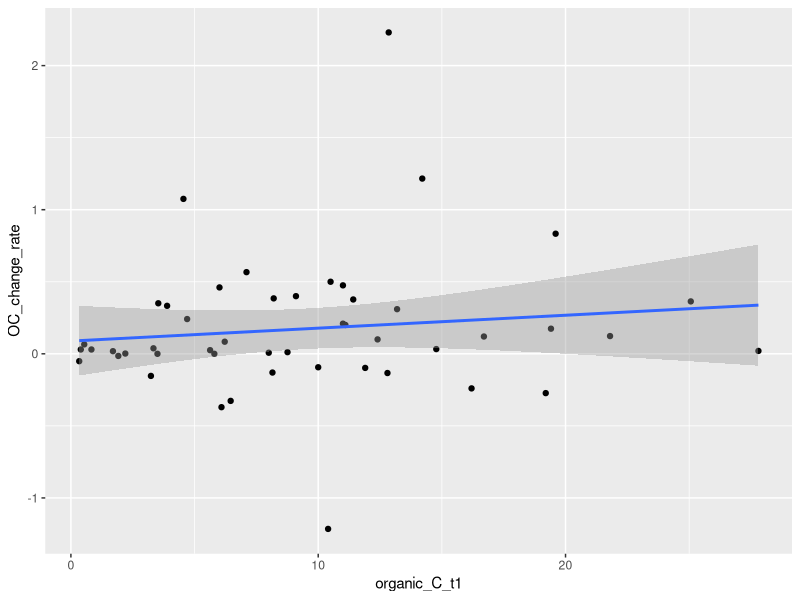
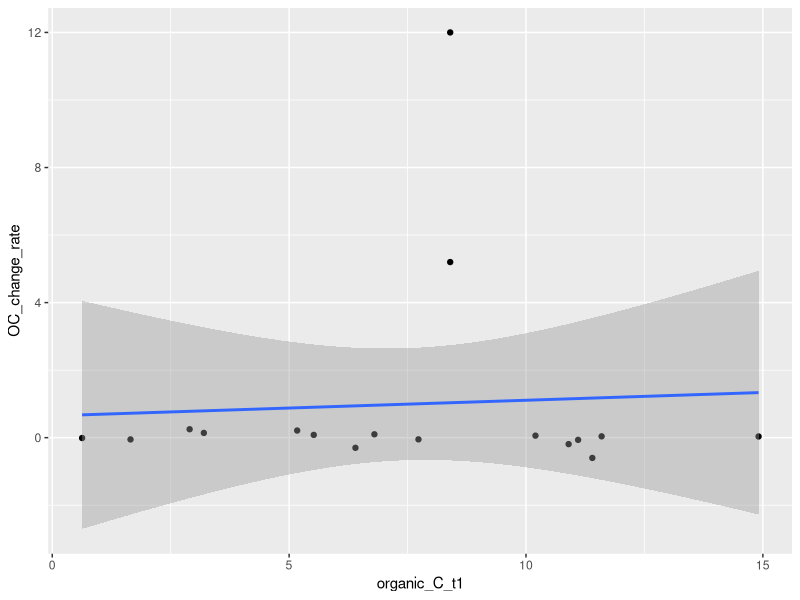
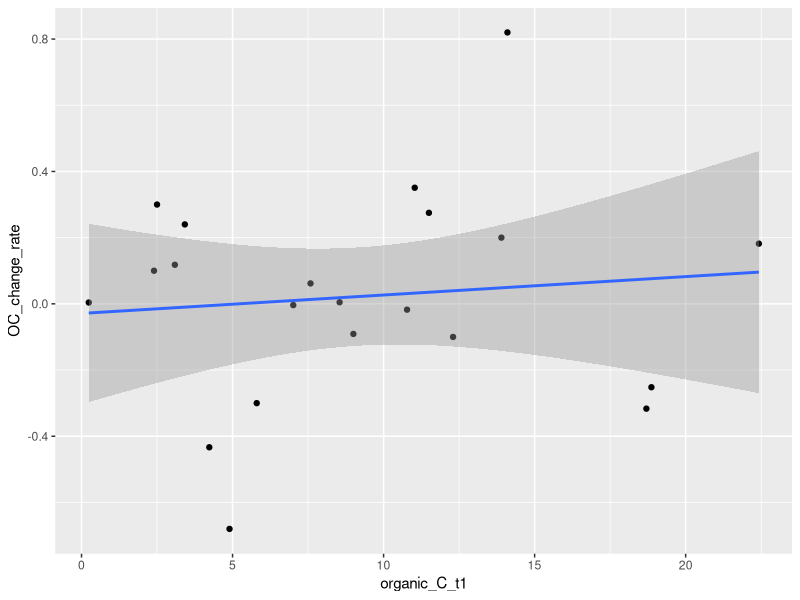
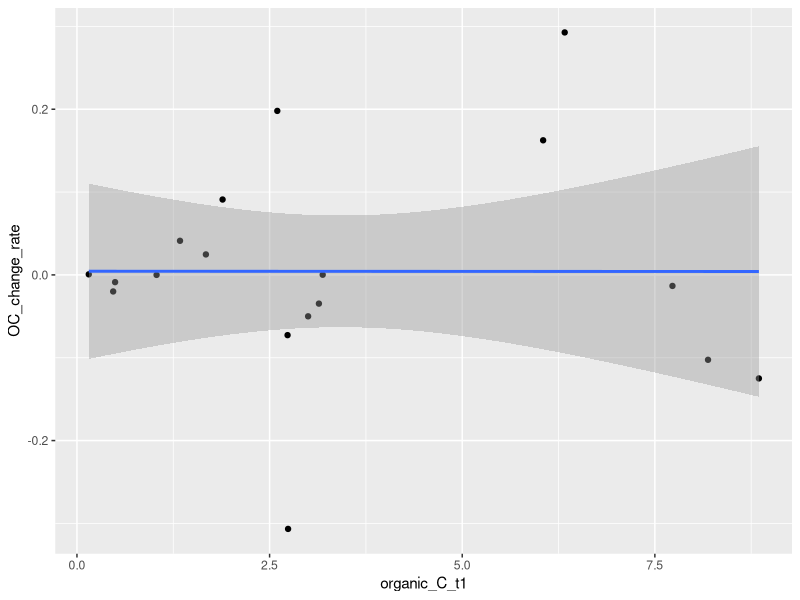

These charts were generated, in order, by the following R code:
## ---- chunk 1
# Load libraries
suppressWarnings(suppressMessages({
library(tidyverse)
library(ggpubr)
}))
## ---- chunk 2
# Load dataset
suppressWarnings(suppressMessages({
    datacsv <- read_csv("datasets/irrt1vt2_estBD_mar27.csv")
    dataset <- data.frame(datacsv)
}))
## ---- chunk 3
# Remove huge outlier
temp_dataset <- split(dataset, dataset$ref_num=="24")
dataset <- temp_dataset$'FALSE'
## ---- chunk 4
# Factor whole dataset
dataset[sapply(dataset, is.character)] <- lapply(dataset[sapply(dataset, is.character)], as.factor)

# Store rows without N+ and N- pairings in a temporary variable
tempData1a <- split(dataset, dataset$N_pair=="no")
dataseta <- tempData1a$'TRUE'

# For rows that do have a N+ and N- paring, store only the N- rows in a temporary variable
tempData1b <- split(dataset, dataset$N_pair_state=="N+")
datasetb <- tempData1b$'FALSE'

# Combine the two temporary variables into a unified dataset without the N+ treatments where such pairings exist in the dataset
dataset <- rbind(dataseta, datasetb)

# Separate out the 0 - 10 cm depth incrememt
tempData2 <- split(dataset, dataset$depth_cat_2=="0-10cm")
depth_10 <- tempData2$'TRUE'

# Separate out the 10 - 20 cm depth incrememt
tempData2 <- split(dataset, dataset$depth_cat_2=="10-20cm")
depth_20 <- tempData2$'TRUE'

# Separate out the 20 - 30 cm depth incrememt
tempData2 <- split(dataset, dataset$depth_cat_2=="20-30cm")
depth_30 <- tempData2$'TRUE'

# Separate out the 30+ cm depth incrememt
tempData2 <- split(dataset, dataset$depth_cat_2=="30+cm")
depth_30p <- tempData2$'TRUE'
## ---- chunk 5
ggplot(depth_10, aes(x=organic_C_t1, y=OC_change_rate)) + geom_point() + geom_smooth(method=lm)
## ---- chunk 6
ggplot(depth_20, aes(x=organic_C_t1, y=OC_change_rate)) + geom_point() + geom_smooth(method=lm)
## ---- chunk 7
ggplot(depth_30, aes(x=organic_C_t1, y=OC_change_rate)) + geom_point() + geom_smooth(method=lm)
## ---- chunk 8
ggplot(depth_30p, aes(x=organic_C_t1, y=OC_change_rate)) + geom_point() + geom_smooth(method=lm)
